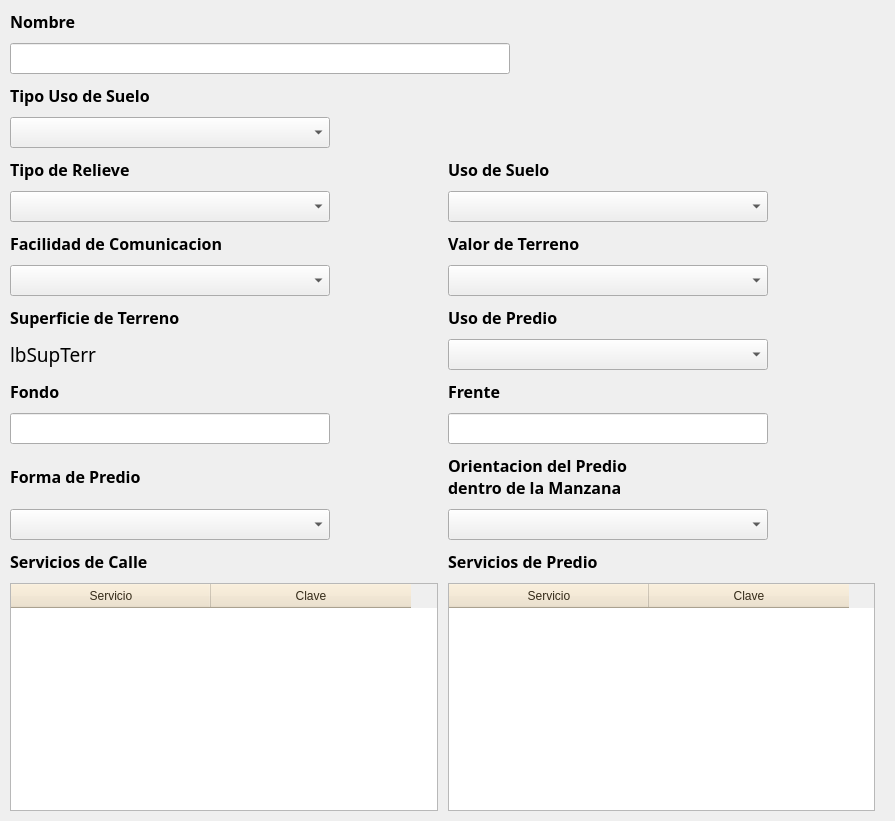
                <widget class="QWidget" name="scrollAreaWidgetContents_5">
                 <property name="geometry">
                  <rect>
                   <x>0</x>
                   <y>0</y>
                   <width>895</width>
                   <height>821</height>
                  </rect>
                 </property>
                 <layout class="QGridLayout" name="gridLayout_5">
                  <property name="leftMargin">
                   <number>10</number>
                  </property>
                  <property name="topMargin">
                   <number>10</number>
                  </property>
                  <property name="rightMargin">
                   <number>10</number>
                  </property>
                  <property name="bottomMargin">
                   <number>10</number>
                  </property>
                  <property name="spacing">
                   <number>10</number>
                  </property>
                  <item row="3" column="0">
                   <widget class="QComboBox" name="cmbTipoUsoSuelo">
                    <property name="maximumSize">
                     <size>
                      <width>320</width>
                      <height>16777215</height>
                     </size>
                    </property>
                    <property name="font">
                     <font>
                      <pointsize>14</pointsize>
                      <weight>75</weight>
                      <bold>true</bold>
                     </font>
                    </property>
                    <property name="styleSheet">
                     <string notr="true">QComboBox QAbstractItemView::item { min-height: 25;}
QListView{color: black ; font-size: 16px; outline:none; font-weight:bold}QListView::item:selected { color: red; background-color: lightgray;}</string>
                    </property>
                   </widget>
                  </item>
                  <item row="7" column="0">
                   <widget class="QComboBox" name="cmbTipoRelieve">
                    <property name="maximumSize">
                     <size>
                      <width>320</width>
                      <height>16777215</height>
                     </size>
                    </property>
                    <property name="font">
                     <font>
                      <pointsize>14</pointsize>
                      <weight>75</weight>
                      <bold>true</bold>
                     </font>
                    </property>
                    <property name="styleSheet">
                     <string notr="true">QComboBox QAbstractItemView::item { min-height: 25;}
QListView{color: black ; font-size: 16px; outline:none; font-weight:bold}QListView::item:selected { color: red; background-color: lightgray;}</string>
                    </property>
                   </widget>
                  </item>
                  <item row="7" column="1">
                   <widget class="QComboBox" name="cmbUsoSuelo">
                    <property name="maximumSize">
                     <size>
                      <width>320</width>
                      <height>16777215</height>
                     </size>
                    </property>
                    <property name="font">
                     <font>
                      <pointsize>14</pointsize>
                      <weight>75</weight>
                      <bold>true</bold>
                     </font>
                    </property>
                    <property name="styleSheet">
                     <string notr="true">QComboBox QAbstractItemView::item { min-height: 25;}
QListView{color: black ; font-size: 16px; outline:none; font-weight:bold}QListView::item:selected { color: red; background-color: lightgray;}</string>
                    </property>
                   </widget>
                  </item>
                  <item row="0" column="0">
                   <widget class="QLabel" name="label_103">
                    <property name="font">
                     <font>
                      <family>Century Gothic</family>
                      <pointsize>12</pointsize>
                      <weight>75</weight>
                      <bold>true</bold>
                     </font>
                    </property>
                    <property name="text">
                     <string>Nombre</string>
                    </property>
                   </widget>
                  </item>
                  <item row="1" column="0" colspan="3">
                   <widget class="QLineEdit" name="leNombre">
                    <property name="maximumSize">
                     <size>
                      <width>500</width>
                      <height>16777215</height>
                     </size>
                    </property>
                    <property name="font">
                     <font>
                      <family>Century Gothic</family>
                      <pointsize>12</pointsize>
                      <weight>50</weight>
                      <bold>false</bold>
                     </font>
                    </property>
                    <property name="maxLength">
                     <number>250</number>
                    </property>
                   </widget>
                  </item>
                  <item row="2" column="0">
                   <widget class="QLabel" name="label_19">
                    <property name="font">
                     <font>
                      <family>Century Gothic</family>
                      <pointsize>12</pointsize>
                      <weight>75</weight>
                      <bold>true</bold>
                     </font>
                    </property>
                    <property name="text">
                     <string>Tipo Uso de Suelo</string>
                    </property>
                   </widget>
                  </item>
                  <item row="24" column="0">
                   <widget class="QLabel" name="lbSupTerr">
                    <property name="font">
                     <font>
                      <family>Century Gothic</family>
                      <pointsize>14</pointsize>
                      <weight>50</weight>
                      <bold>false</bold>
                     </font>
                    </property>
                    <property name="text">
                     <string>lbSupTerr</string>
                    </property>
                   </widget>
                  </item>
                  <item row="26" column="0">
                   <widget class="QLineEdit" name="leFondo">
                    <property name="maximumSize">
                     <size>
                      <width>320</width>
                      <height>16777215</height>
                     </size>
                    </property>
                    <property name="font">
                     <font>
                      <family>Century Gothic</family>
                      <pointsize>12</pointsize>
                      <weight>50</weight>
                      <bold>false</bold>
                     </font>
                    </property>
                    <property name="maxLength">
                     <number>10</number>
                    </property>
                   </widget>
                  </item>
                  <item row="32" column="1">
                   <widget class="QTableWidget" name="twServiciosPredio">
                    <property name="minimumSize">
                     <size>
                      <width>0</width>
                      <height>220</height>
                     </size>
                    </property>
                    <property name="maximumSize">
                     <size>
                      <width>16777215</width>
                      <height>16777215</height>
                     </size>
                    </property>
                    <property name="styleSheet">
                     <string notr="true">QHeaderView::section
{
background-color: rgb(238,225,200);
color : rgb(52, 42, 24 );
text-align: right;
font-size:12px;
height:24px
}</string>
                    </property>
                    <attribute name="horizontalHeaderMinimumSectionSize">
                     <number>200</number>
                    </attribute>
                    <column>
                     <property name="text">
                      <string>Servicio</string>
                     </property>
                    </column>
                    <column>
                     <property name="text">
                      <string>Clave</string>
                     </property>
                    </column>
                   </widget>
                  </item>
                  <item row="28" column="1">
                   <widget class="QComboBox" name="cmbOrientPredMza">
                    <property name="maximumSize">
                     <size>
                      <width>320</width>
                      <height>16777215</height>
                     </size>
                    </property>
                    <property name="font">
                     <font>
                      <pointsize>14</pointsize>
                      <weight>75</weight>
                      <bold>true</bold>
                     </font>
                    </property>
                    <property name="styleSheet">
                     <string notr="true">QComboBox QAbstractItemView::item { min-height: 25;}
QListView{color: black ; font-size: 16px; outline:none; font-weight:bold}QListView::item:selected { color: red; background-color: lightgray;}</string>
                    </property>
                   </widget>
                  </item>
                  <item row="22" column="1">
                   <widget class="QComboBox" name="cmbValorTerr">
                    <property name="maximumSize">
                     <size>
                      <width>320</width>
                      <height>16777215</height>
                     </size>
                    </property>
                    <property name="font">
                     <font>
                      <pointsize>14</pointsize>
                      <weight>75</weight>
                      <bold>true</bold>
                     </font>
                    </property>
                    <property name="styleSheet">
                     <string notr="true">QComboBox QAbstractItemView::item { min-height: 25;}
QListView{color: black ; font-size: 16px; outline:none; font-weight:bold}QListView::item:selected { color: red; background-color: lightgray;}</string>
                    </property>
                   </widget>
                  </item>
                  <item row="24" column="1">
                   <widget class="QComboBox" name="cmbUsoPredio">
                    <property name="maximumSize">
                     <size>
                      <width>320</width>
                      <height>16777215</height>
                     </size>
                    </property>
                    <property name="font">
                     <font>
                      <pointsize>14</pointsize>
                      <weight>75</weight>
                      <bold>true</bold>
                     </font>
                    </property>
                    <property name="styleSheet">
                     <string notr="true">QComboBox QAbstractItemView::item { min-height: 25;}
QListView{color: black ; font-size: 16px; outline:none; font-weight:bold}QListView::item:selected { color: red; background-color: lightgray;}</string>
                    </property>
                   </widget>
                  </item>
                  <item row="27" column="0">
                   <widget class="QLabel" name="label_28">
                    <property name="font">
                     <font>
                      <family>Century Gothic</family>
                      <pointsize>12</pointsize>
                      <weight>75</weight>
                      <bold>true</bold>
                     </font>
                    </property>
                    <property name="text">
                     <string>Forma de Predio</string>
                    </property>
                   </widget>
                  </item>
                  <item row="28" column="0">
                   <widget class="QComboBox" name="cmbFormaPredio">
                    <property name="maximumSize">
                     <size>
                      <width>320</width>
                      <height>16777215</height>
                     </size>
                    </property>
                    <property name="font">
                     <font>
                      <pointsize>14</pointsize>
                      <weight>75</weight>
                      <bold>true</bold>
                     </font>
                    </property>
                    <property name="styleSheet">
                     <string notr="true">QComboBox QAbstractItemView::item { min-height: 25; font-family: &quot;Century Gothic&quot;;}
QListView{color: black ; font-size: 16px; outline:none; font-weight:bold, font-family: &quot;Century Gothic&quot;;}
QListView::item:selected { color: red; background-color: lightgray;font-family: &quot;Century Gothic&quot;;}</string>
                    </property>
                   </widget>
                  </item>
                  <item row="23" column="0">
                   <widget class="QLabel" name="label_26">
                    <property name="font">
                     <font>
                      <family>Century Gothic</family>
                      <pointsize>12</pointsize>
                      <weight>75</weight>
                      <bold>true</bold>
                     </font>
                    </property>
                    <property name="text">
                     <string>Superficie de Terreno</string>
                    </property>
                   </widget>
                  </item>
                  <item row="22" column="0">
                   <widget class="QComboBox" name="cmbFacilComun">
                    <property name="maximumSize">
                     <size>
                      <width>320</width>
                      <height>16777215</height>
                     </size>
                    </property>
                    <property name="font">
                     <font>
                      <pointsize>14</pointsize>
                      <weight>75</weight>
                      <bold>true</bold>
                     </font>
                    </property>
                    <property name="styleSheet">
                     <string notr="true">QComboBox QAbstractItemView::item { min-height: 25;}
QListView{color: black ; font-size: 16px; outline:none; font-weight:bold}QListView::item:selected { color: red; background-color: lightgray;}</string>
                    </property>
                   </widget>
                  </item>
                  <item row="32" column="0">
                   <widget class="QTableWidget" name="twServiciosCalle">
                    <property name="styleSheet">
                     <string notr="true">QHeaderView::section
{
background-color: rgb(238,225,200);
color : rgb(52, 42, 24 );
text-align: right;
font-size:12px;
height:24px
}</string>
                    </property>
                    <attribute name="horizontalHeaderMinimumSectionSize">
                     <number>200</number>
                    </attribute>
                    <column>
                     <property name="text">
                      <string>Servicio</string>
                     </property>
                    </column>
                    <column>
                     <property name="text">
                      <string>Clave</string>
                     </property>
                    </column>
                   </widget>
                  </item>
                  <item row="21" column="1">
                   <widget class="QLabel" name="label_38">
                    <property name="font">
                     <font>
                      <family>Century Gothic</family>
                      <pointsize>12</pointsize>
                      <weight>75</weight>
                      <bold>true</bold>
                     </font>
                    </property>
                    <property name="text">
                     <string>Valor de Terreno</string>
                    </property>
                   </widget>
                  </item>
                  <item row="25" column="1">
                   <widget class="QLabel" name="label_25">
                    <property name="font">
                     <font>
                      <family>Century Gothic</family>
                      <pointsize>12</pointsize>
                      <weight>75</weight>
                      <bold>true</bold>
                     </font>
                    </property>
                    <property name="text">
                     <string>Frente</string>
                    </property>
                   </widget>
                  </item>
                  <item row="31" column="0">
                   <widget class="QLabel" name="label_21">
                    <property name="font">
                     <font>
                      <family>Century Gothic</family>
                      <pointsize>12</pointsize>
                      <weight>75</weight>
                      <bold>true</bold>
                     </font>
                    </property>
                    <property name="text">
                     <string>Servicios de Calle</string>
                    </property>
                   </widget>
                  </item>
                  <item row="31" column="1">
                   <widget class="QLabel" name="label_22">
                    <property name="font">
                     <font>
                      <family>Century Gothic</family>
                      <pointsize>12</pointsize>
                      <weight>75</weight>
                      <bold>true</bold>
                     </font>
                    </property>
                    <property name="text">
                     <string>Servicios de Predio</string>
                    </property>
                   </widget>
                  </item>
                  <item row="27" column="1">
                   <widget class="QLabel" name="label_29">
                    <property name="font">
                     <font>
                      <family>Century Gothic</family>
                      <pointsize>12</pointsize>
                      <weight>75</weight>
                      <bold>true</bold>
                     </font>
                    </property>
                    <property name="text">
                     <string>Orientacion del Predio 
dentro de la Manzana</string>
                    </property>
                   </widget>
                  </item>
                  <item row="25" column="0">
                   <widget class="QLabel" name="label_24">
                    <property name="font">
                     <font>
                      <family>Century Gothic</family>
                      <pointsize>12</pointsize>
                      <weight>75</weight>
                      <bold>true</bold>
                     </font>
                    </property>
                    <property name="text">
                     <string>Fondo</string>
                    </property>
                   </widget>
                  </item>
                  <item row="26" column="1">
                   <widget class="QLineEdit" name="leFrente">
                    <property name="maximumSize">
                     <size>
                      <width>320</width>
                      <height>16777215</height>
                     </size>
                    </property>
                    <property name="font">
                     <font>
                      <family>Century Gothic</family>
                      <pointsize>12</pointsize>
                      <weight>50</weight>
                      <bold>false</bold>
                     </font>
                    </property>
                    <property name="maxLength">
                     <number>10</number>
                    </property>
                   </widget>
                  </item>
                  <item row="23" column="1">
                   <widget class="QLabel" name="lbUsoPredioEtiqueta">
                    <property name="font">
                     <font>
                      <family>Century Gothic</family>
                      <pointsize>12</pointsize>
                      <weight>75</weight>
                      <bold>true</bold>
                     </font>
                    </property>
                    <property name="text">
                     <string>Uso de Predio</string>
                    </property>
                   </widget>
                  </item>
                  <item row="6" column="0">
                   <widget class="QLabel" name="label_23">
                    <property name="font">
                     <font>
                      <family>Century Gothic</family>
                      <pointsize>12</pointsize>
                      <weight>75</weight>
                      <bold>true</bold>
                     </font>
                    </property>
                    <property name="text">
                     <string>Tipo de Relieve</string>
                    </property>
                   </widget>
                  </item>
                  <item row="6" column="1">
                   <widget class="QLabel" name="label_18">
                    <property name="font">
                     <font>
                      <family>Century Gothic</family>
                      <pointsize>12</pointsize>
                      <weight>75</weight>
                      <bold>true</bold>
                     </font>
                    </property>
                    <property name="text">
                     <string>Uso de Suelo</string>
                    </property>
                   </widget>
                  </item>
                  <item row="21" column="0">
                   <widget class="QLabel" name="label_27">
                    <property name="maximumSize">
                     <size>
                      <width>320</width>
                      <height>16777215</height>
                     </size>
                    </property>
                    <property name="font">
                     <font>
                      <family>Century Gothic</family>
                      <pointsize>12</pointsize>
                      <weight>75</weight>
                      <bold>true</bold>
                     </font>
                    </property>
                    <property name="text">
                     <string>Facilidad de Comunicacion</string>
                    </property>
                   </widget>
                  </item>
                 </layout>
                </widget>
